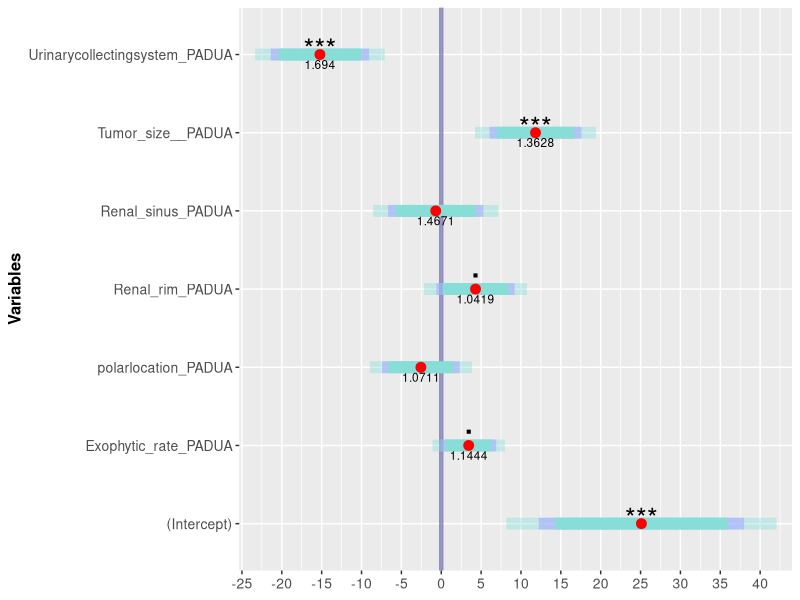

The R script that drew this image:
options(stringsAsFactors = FALSE)

kidney = read.csv("kidney_data.csv")
head(kidney)

t(t(colnames(kidney)))
model = lm(RAIV ~ Exophytic_rate_PADUA + Urinarycollectingsystem_PADUA 
           + Tumor_size__PADUA + Renal_rim_PADUA + Renal_sinus_PADUA
           + polarlocation_PADUA,
           data = kidney)
model_summary = summary(model)

range_1 = confint(model, level = 0.99)
range_2 = confint(model, level = 0.95)
range_3 = confint(model, level = 0.90)
colnames(range_1) = c("range_0005", "range_0995")
colnames(range_2) = c("range_0025", "range_0975")
colnames(range_3) = c("range_0050", "range_0950")


df = as.data.frame(cbind(vars = rownames(model_summary$coefficients),
                         model_summary$coefficients,
                         range_1,
                         range_2,
                         range_3,
                         VIF = c(-1, car::vif(model)) ))
rownames(df) = NULL

for(n in 2:ncol(df)){
  df[, n] = round(as.numeric(df[, n]), 4)
}
df[1, "VIF"] = " "
df[, "stars"] = c("***", ".", "***", "***", ".", "", "")

# write.csv(df, "model_01_data.csv", row.names = FALSE)

library("ggplot2")
ggplot(data = df, aes(x = vars)) +
  geom_hline(yintercept = 0, size = 1.5, color = "#040072", alpha = 0.4) + 
  # 베타의 첫 번째 신뢰구간(연한 소다색)
  geom_linerange(aes(ymin = range_0005,
                     ymax = range_0995),
                 size = 4,
                 color = "#86DED7",
                 alpha = 0.4) +
  # 베타의 두 번째 신뢰구간(연한 보라색)
  geom_linerange(aes(ymin = range_0025,
                     ymax = range_0975),
                 size = 4,
                 color = "#A6ACFF",
                 alpha = 0.6) + 
  # 베타의 세 번째 신뢰구간(진한 소다색)
  geom_linerange(aes(ymin = range_0050,
                     ymax = range_0950),
                 size = 4,
                 color = "#86DED7") + 
  # 베타값(빨간 점)
  geom_point(aes(y = Estimate),
             color = "#FF0000",
             size = 3) + 
  # 막대 위의 p-value(별표)
  geom_text(data = df[c(1, 3, 4), ],
                      aes(y = Estimate,
                label = stars),
            vjust = 0.2,
            size = 7) + 
  geom_text(data = df[c(2, 5, 6), ],
            aes(y = Estimate,
                label = stars),
            vjust = -0.4,
            size = 10) + 
  # 막대 아래의 VIF 값
  geom_text(aes(y = Estimate,
                label = VIF),
            vjust = 1.6,
            size = 3) + 
  # y축 설정 부분
  scale_y_continuous(breaks = seq(-25, 45, by = 5),
                     labels = seq(-25, 45, by = 5),
                     expand = c(0.03, 0.03)) +
  labs(x = "Variables", y = NULL) + 
  theme(axis.title = element_text(size = 12, face = "bold"),
        axis.text = element_text(size = 10)) +
  coord_flip() # 그래프 x, y축 반전(?)
